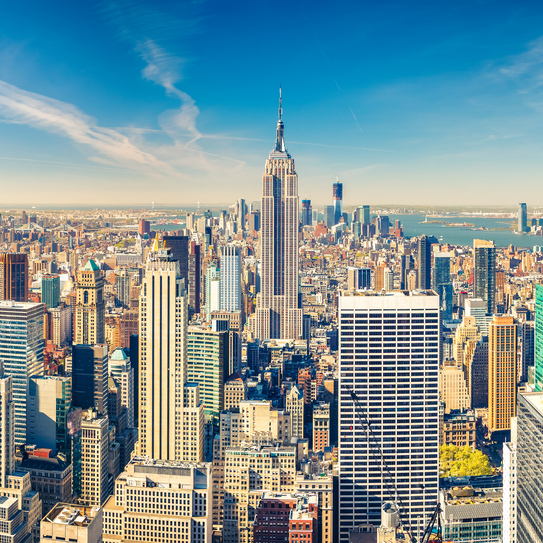
#> input picture NYC.jpg, 543 x 543 px
$ python 'bulanıklastırma.py'
#> lines starting #> are read from the running program, lines starting #| are printed output that depends on the picture; after the words box and inside, x2 and y2 are one past the last pixel; in counts of white or black regions, pixels touching at a corner belong together
import cv2
import matplotlib.pyplot as plt
import numpy as np

import warnings
warnings.filterwarnings("ignore")

#blurring detayı azaltır gürültüyü engeller
img = cv2.imread("NYC.jpg")
#> img is the input picture: shape (543, 543, 3); mean B, G, R 150.2, 146.3, 122.6
img = cv2.cvtColor(img, cv2.COLOR_BGR2RGB)
plt.figure()
plt.imshow(img),plt.axis("off"),plt.title("orijinal"),plt.show()

#ortalama bulanıklaştırma kutu piksellerin ortalamasını alıyoruz.
#merkeze yazıyoruz

dst2 = cv2.blur(img, ksize =(3,3))
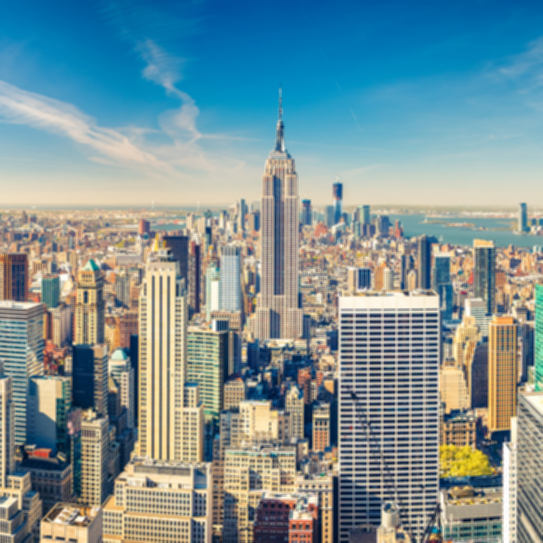
#> dst2: shape (543, 543, 3); mean R, G, B 122.7, 146.3, 150.2
plt.figure(),plt.imshow(dst2),plt.axis("off"),plt.title("ortalama blur")

#♥gaussian blur
gb = cv2.GaussianBlur(img, ksize=(3,3), sigmaX =7)
plt.figure(),plt.imshow(gb),plt.axis("off"),plt.title("Gauss Blur")

#•medyan blur piksellerin medyanı alınır
mb = cv2.medianBlur(img, ksize = 3)
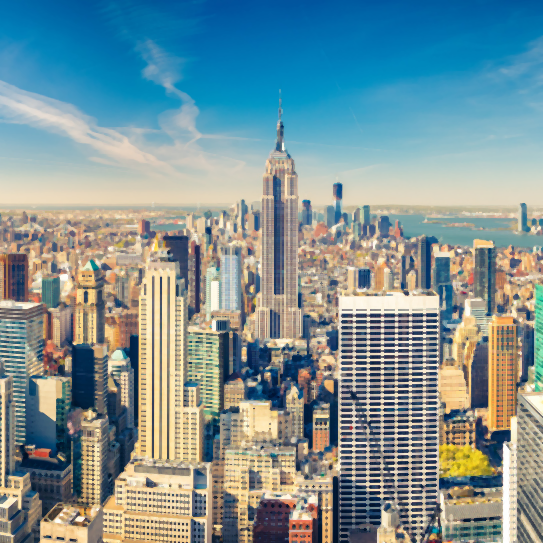
#> mb: shape (543, 543, 3); mean R, G, B 124.2, 146.9, 150
plt.figure(), plt.imshow(mb),plt.axis("off"),plt.title("Medyan Blur")


#noise oluşturuyoruz
def gaussianNoise(image):
    row,col,ch = image.shape
    mean = 0
    var = 0.05
    sigma = var**0.5

    gauss = np.random.normal(mean, sigma,(row,col,ch))
    gauss = gauss.reshape(row,col,ch)
    noisy =image +gauss
    return noisy
#gürültüyü eklemek için normalize etmemiz lazım 0 ve 1 arasına .
img = cv2.imread("NYC.jpg")
img = cv2.cvtColor(img, cv2.COLOR_BGR2RGB)/255
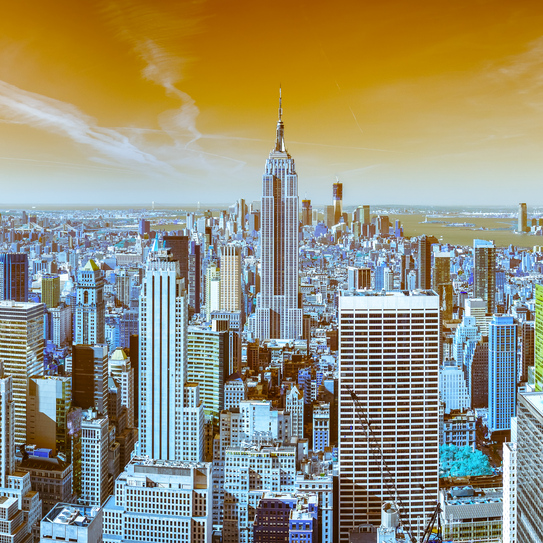
#> img: shape (543, 543, 3) float64; mean B, G, R 0.481, 0.574, 0.589
plt.figure()
plt.imshow(img),plt.axis("off"),plt.title("orijinal"),plt.show()

gaussianNoisyImage = gaussianNoise(img)
#> in gaussianNoise, `noisy =image +gauss`:
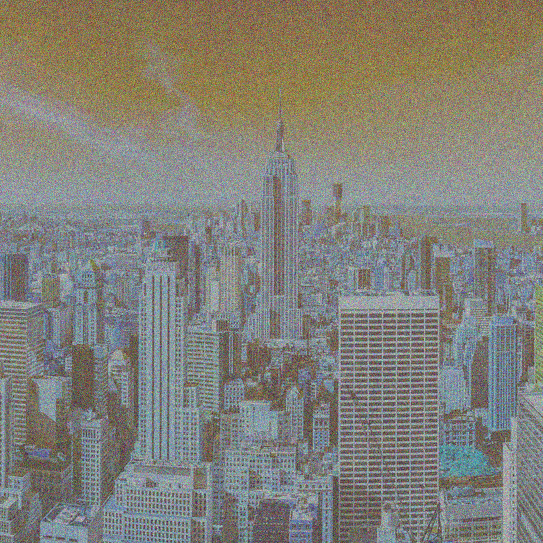
#> noisy: shape (543, 543, 3) float64; mean B, G, R 0.482, 0.574, 0.589; drawn with min black and max white
plt.figure(),plt.imshow(gaussianNoisyImage),plt.axis("off"),plt.title("Gauss Noisy"),plt.show()
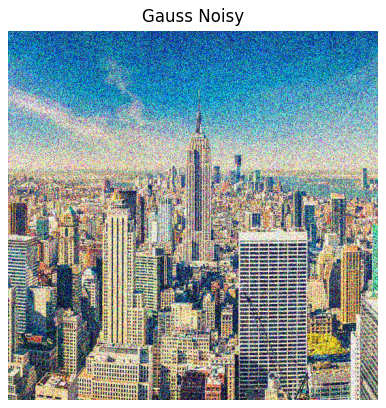
#> figure drawn by matplotlib, 1 panel; B, G, R data is drawn as R, G, B

#gürültüyü blur ile azaltırız
gb2 = cv2.GaussianBlur(img, ksize=(3,3), sigmaX =7)
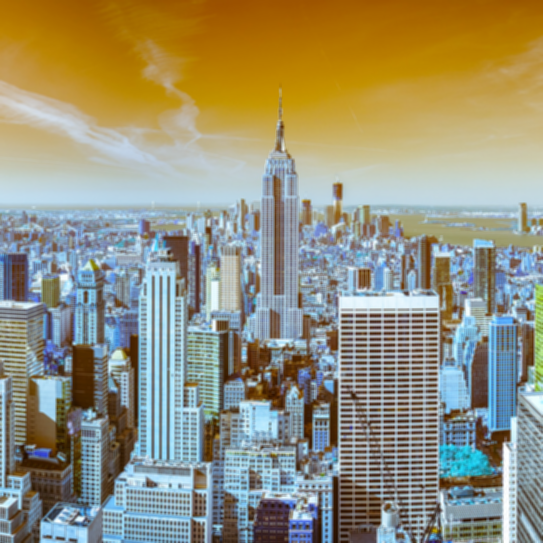
#> gb2: shape (543, 543, 3) float64; mean B, G, R 0.481, 0.574, 0.589
plt.figure(),plt.imshow(gb2),plt.axis("off"),plt.title(" with Gauss Blur")

#tuz karabiber gürültüsü siyah beyaz noktalar
def saltPepperNoise(image):
    row, col, ch = image.shape
    s_vs_p = 0.5
    amount = 0.004
    noisy = np.copy(image)

    # Tuz (beyaz) gürültü
    num_salt = int(np.ceil(amount * image.size * s_vs_p))
    coords = [np.random.randint(0, i-1, num_salt) for i in image.shape]
    noisy[coords[0], coords[1], coords[2]] = 255

    # Biber (siyah) gürültü
    num_pepper = int(np.ceil(amount * image.size * (1 - s_vs_p)))
    coords = [np.random.randint(0, i-1, num_pepper) for i in image.shape]
    noisy[coords[0], coords[1], coords[2]] = 0

    return noisy


spImage = saltPepperNoise(img)
#> in saltPepperNoise, `noisy[coords[0], coords[1], coords[2]] = 255`:
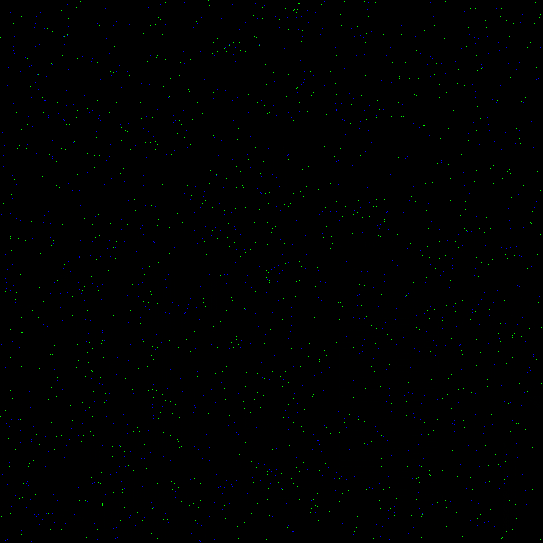
#> noisy: shape (543, 543, 3) float64; 0.6% of pixels changed, all inside (x1, y1, x2, y2) = (0, 0, 542, 542)
plt.figure(),plt.imshow(spImage),plt.axis("off"),plt.title(" SP Image")

#> (the run stopped early here; a loop or call above may not have finished)

$ run again, with img1.JPG copied over NYC.jpg
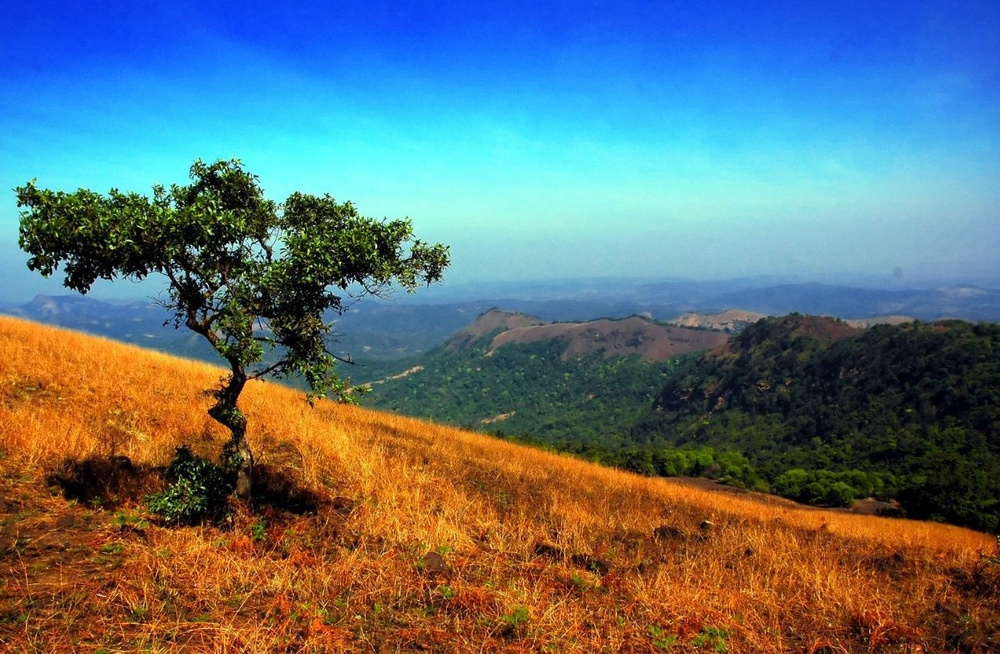
#> input picture img1.JPG, 1000 x 654 px, shrunk from 1278 x 836 before the run
#> img is the input picture: shape (654, 1000, 3); mean B, G, R 119, 113.4, 96
#> `plt.figure(),plt.imshow(gaussianNoisyImage),plt.axis("off"),plt.title(..`:
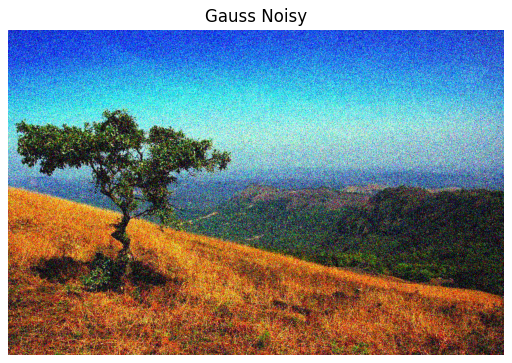
#> figure drawn by matplotlib, 1 panel; B, G, R data is drawn as R, G, B
#> in saltPepperNoise, `noisy[coords[0], coords[1], coords[2]] = 255`:
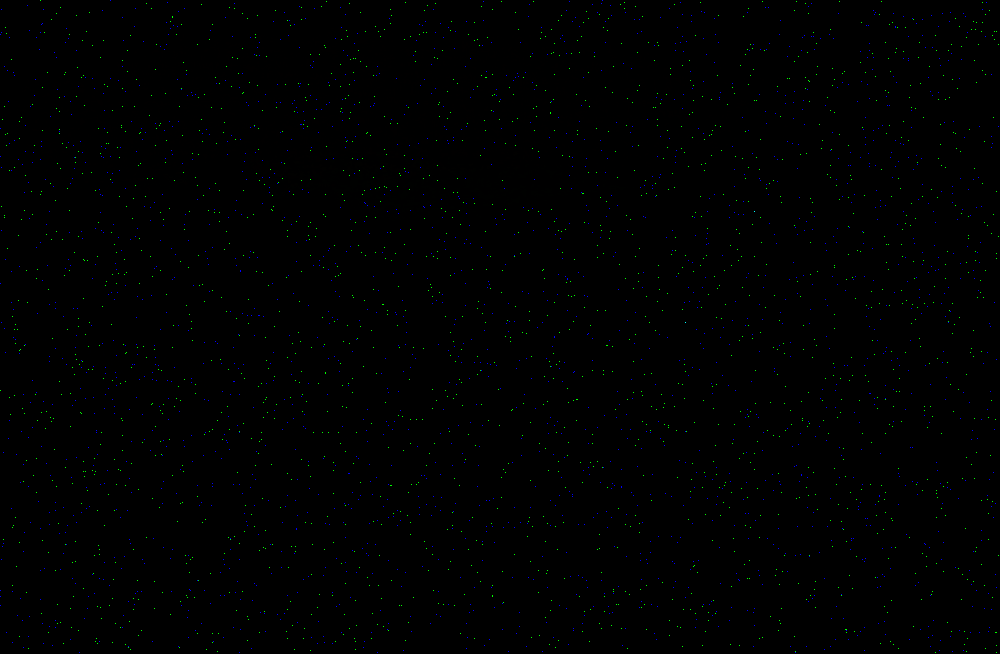
#> noisy: shape (654, 1000, 3) float64; mean B, G, R 1.2, 1.2, 0.5
